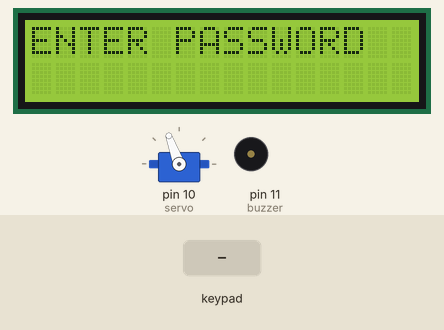
A sketch run on a simulated Arduino Uno, built with avr-gcc and run on an emulated ATmega328P. On the bench: servo, 16×2 character LCD, buzzer (waves = sounding, pin HIGH). Inputs (shaded band) come from the test bench.

Above: at 3.2 s.
3.3 s: keypad keys 0 1 2 3 D pressed 0.4 s apart
At 6.5 s:
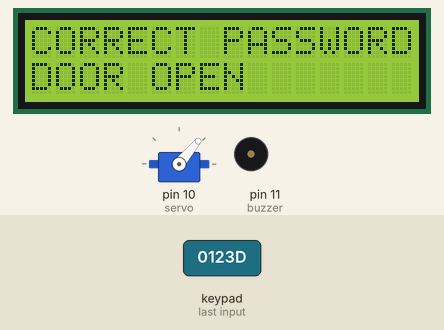
6.8 s: key 'D' pressed
At 9.4 s:
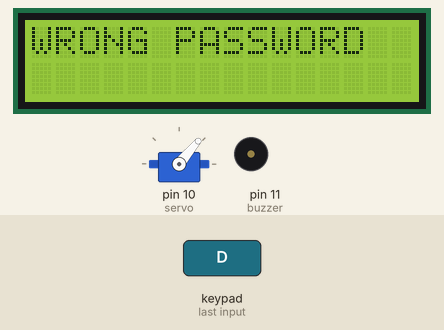
9.6 s: keypad keys 0 1 2 3 # pressed 0.4 s apart
At 12.8 s:
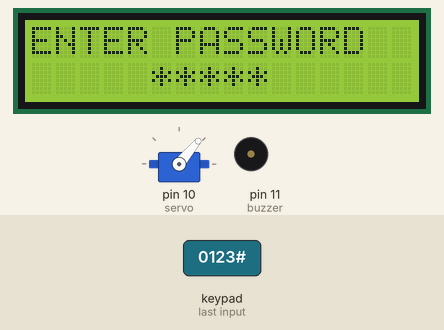
13.2 s: keypad keys 0 1 2 3 * pressed 0.4 s apart
At 16.2 s:
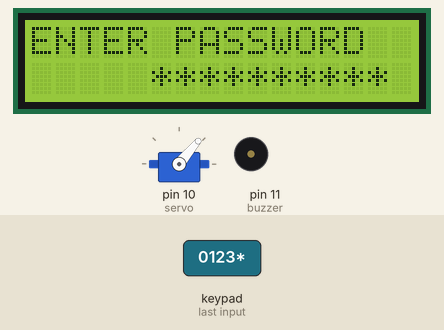
16.7 s: key 'B' pressed
At 17.6 s:
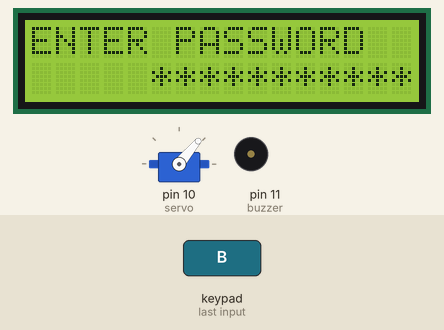
18.2 s: key 'C' pressed
At 19.4 s:
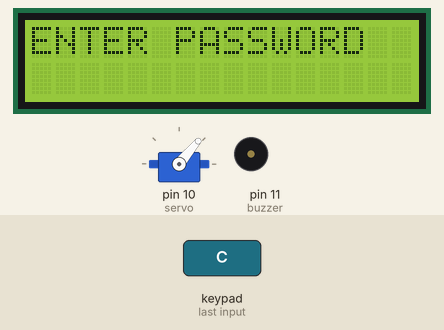
Timing chart, 0 to 20.7 s (numbered marks = the images above; inputs shaded):
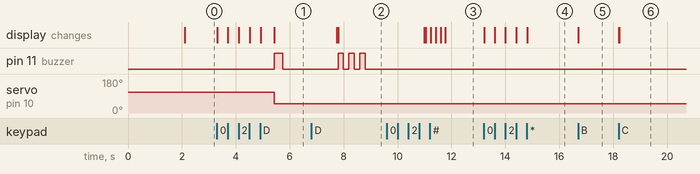

The sketch:

Password_Door_Lock_Using_Arduino.ino
```cpp
#include <Servo.h>
#include <LiquidCrystal_I2C.h>
#include <Keypad.h>

#define buzzer 11

Servo servo;
LiquidCrystal_I2C lcd(0x27,16,2);


// Password
String password = "0123";
String input = "";


// Keypad setup
const byte ROWS = 4;
const byte COLS = 4;

char keys[ROWS][COLS] = {
  {'D','C','B','A'},
  {'#','9','6','3'},
  {'0','8','5','2'},
  {'*','7','4','1'}
};

byte rowPins[ROWS] = {2,3,4,5};
byte colPins[COLS] = {6,7,8,9};


Keypad keypad = Keypad(makeKeymap(keys), rowPins, colPins, ROWS, COLS);


void setup()
{
  pinMode(buzzer,OUTPUT);

  servo.attach(10);
  servo.write(110);   // locked position


  lcd.init();
  lcd.backlight();


  lcd.setCursor(2,0);
  lcd.print("WELCOME");
  lcd.setCursor(0,1);
  lcd.print("DOOR LOCK SYSTEM");

  delay(2000);
  lcd.clear();
}


void loop()
{

  lcd.setCursor(0,0);
  lcd.print("ENTER PASSWORD");

  char key = keypad.getKey();


  if(key)
  {

    if(key == 'C')
    {
      input="";
      lcd.clear();
    }


    else if(key == 'D')
    {
      checkPassword();
    }


    else
    {
      input += key;

      lcd.setCursor(input.length()+4,1);
      lcd.print("*");
    }

  }

}


void checkPassword()
{

  if(input == password)
  {

    lcd.clear();
    lcd.print("CORRECT PASSWORD");

    delay(500);


    servo.write(50);   // open door


    lcd.setCursor(0,1);
    lcd.print("DOOR OPEN");

    beep();


  }

  else
  {

    lcd.clear();
    lcd.print("WRONG PASSWORD");

    wrongBeep();

  }


  delay(2000);

  input="";
  lcd.clear();

}


void beep()
{
  digitalWrite(buzzer,HIGH);
  delay(300);
  digitalWrite(buzzer,LOW);
}


void wrongBeep()
{

 for(int i=0;i<3;i++)
 {
  digitalWrite(buzzer,HIGH);
  delay(200);
  digitalWrite(buzzer,LOW);
  delay(200);
 }

}
```

Measured:
- after the input at 3.3 s, pin 11 (buzzer): LOW → HIGH after 2.1 s, → LOW 0.30 s later; servo on pin 10 (servo): 110° → 50° after 2.1 s; the display: first changes at once (image 1 shows a later state)
- after the input at 6.8 s, pin 11 (buzzer): alternates HIGH for 0.20 s and LOW for 0.20 s, 6 changes in all, then stays LOW, starting after 0.99 s; the display: first differs from a run without the input after 0.99 s (image 2)
- after the input at 9.6 s, the display: first differs from a run without the input after 1.4 s (image 3 shows a later state)
- after the input at 13.2 s, the display: first changes at once (image 4 shows a later state)
- after the input at 16.7 s, the display: changes at once (image 5)
- after the input at 18.2 s, the display: first changes at once (image 6 shows a later state)
